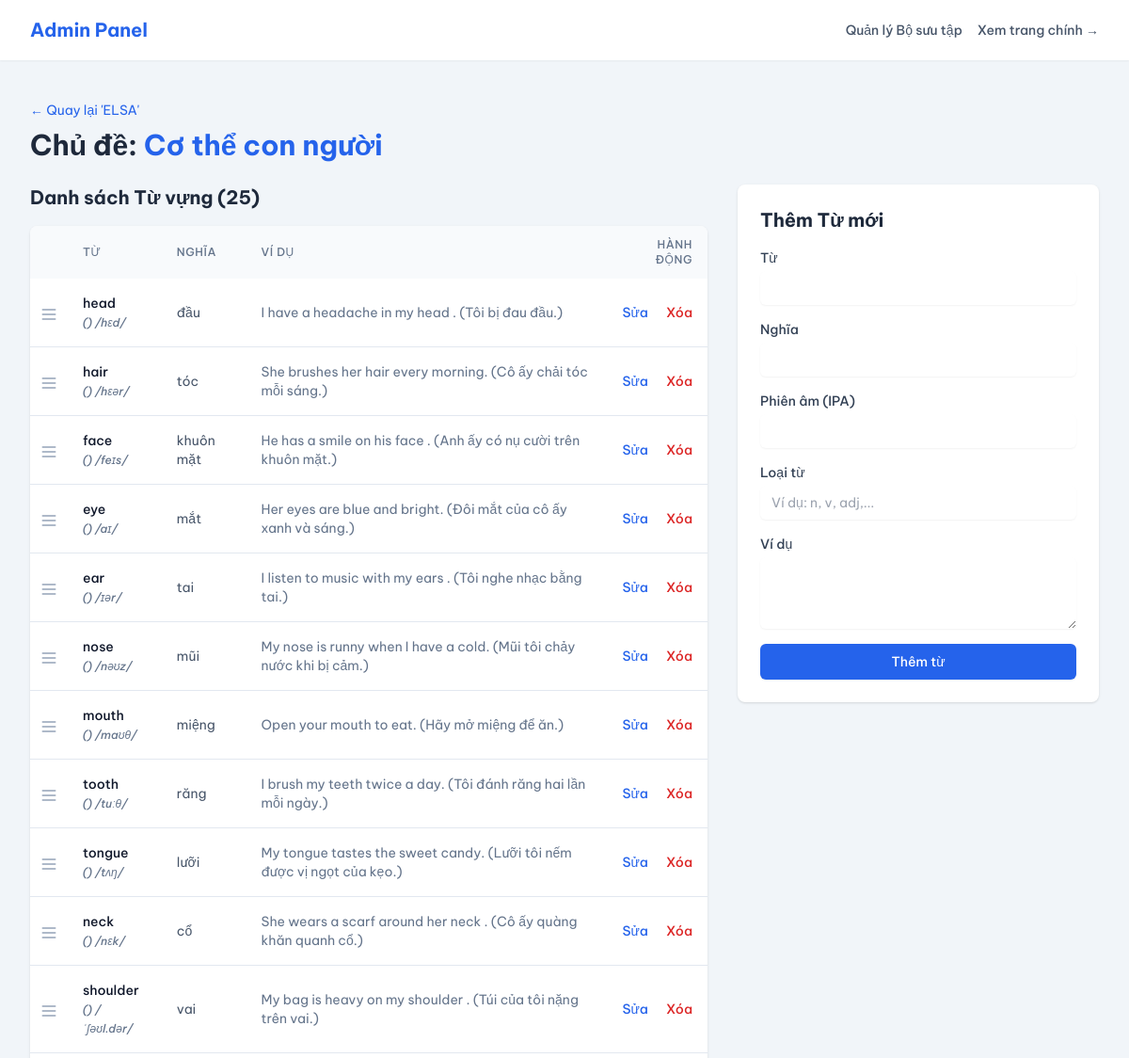
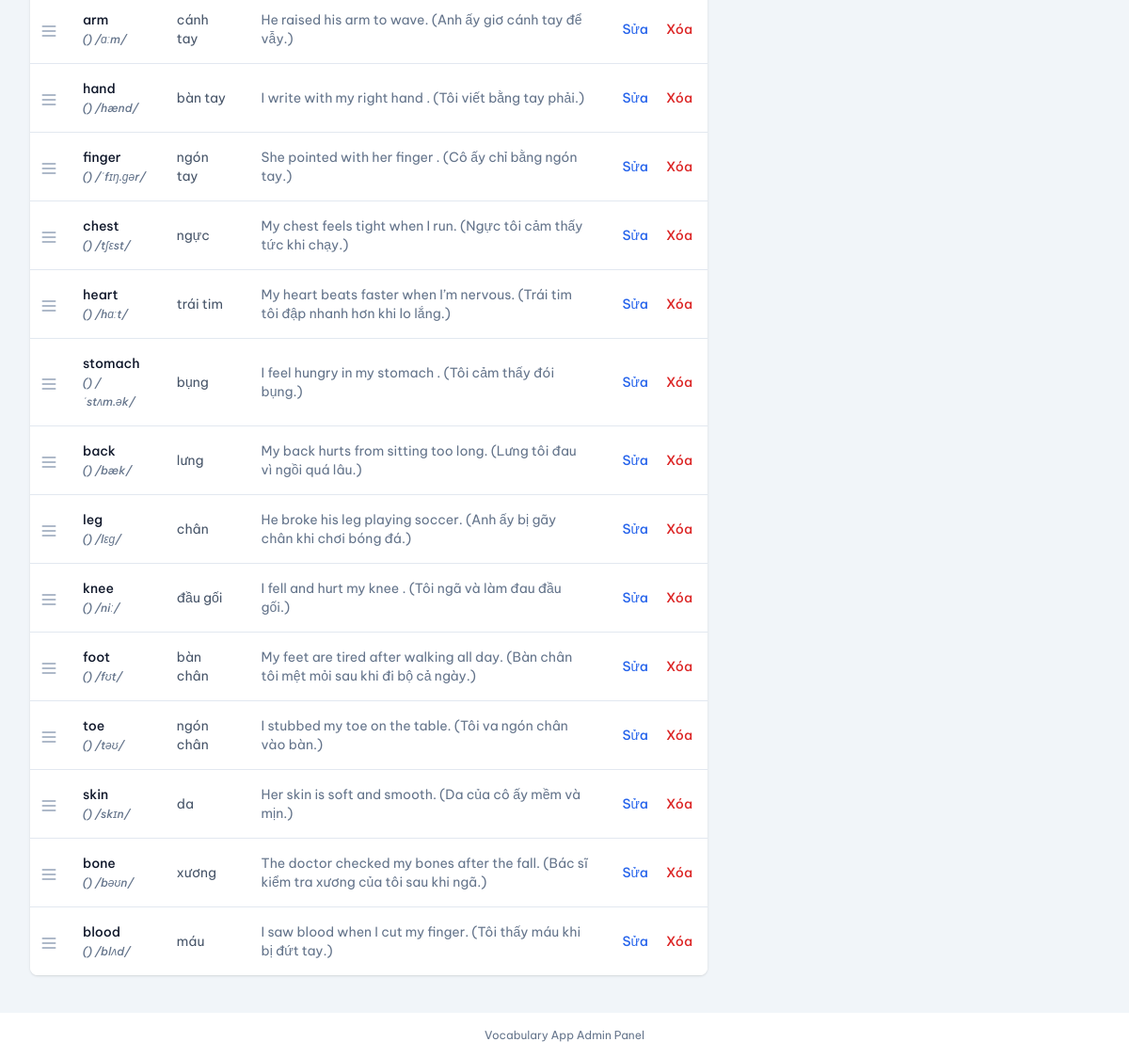
Page /admin/topic/1/words on the committed database (2 pictures, top to bottom).
### tables this page shows
CREATE TABLE collections (
            id INTEGER PRIMARY KEY AUTOINCREMENT,
            name TEXT NOT NULL UNIQUE,
            created_at TIMESTAMP DEFAULT CURRENT_TIMESTAMP,
            is_visible INTEGER NOT NULL DEFAULT 1
        );

CREATE TABLE topics (
            id INTEGER PRIMARY KEY AUTOINCREMENT,
            name TEXT NOT NULL,
            category TEXT NOT NULL,
            position INTEGER,
            collection_id INTEGER NOT NULL,
            FOREIGN KEY (collection_id) REFERENCES collections (id) ON DELETE CASCADE
        );

CREATE TABLE words (
            id INTEGER PRIMARY KEY AUTOINCREMENT,
            topic_id INTEGER NOT NULL,
            word TEXT NOT NULL,
            ipa TEXT,
            type TEXT,
            meaning TEXT NOT NULL,
            example TEXT,
            position INTEGER,
            FOREIGN KEY (topic_id) REFERENCES topics (id) ON DELETE CASCADE
        );

### app/admin/routes.py (the view)
@bp.route('/topic/<int:topic_id>/words')
def manage_words(topic_id):
    conn = get_db_connection()
    topic = conn.execute('SELECT t.*, c.name as collection_name FROM topics t JOIN collections c ON t.collection_id = c.id WHERE t.id = ?', (topic_id,)).fetchone()
    if topic is None:
        flash('Chủ đề không tồn tại.', 'error')
        return redirect(url_for('admin.manage_collections'))
    words = conn.execute('SELECT * FROM words WHERE topic_id = ? ORDER BY position, id', (topic_id,)).fetchall()
    conn.close()
    return render_template('admin/manage_words.html', topic=topic, words=words)

### app/admin/routes.py (called while the page is built)
def get_db_connection():
    db_path = current_app.instance_path + '/vocabulary.db'
    conn = sqlite3.connect(db_path)
    conn.row_factory = sqlite3.Row
    conn.execute("PRAGMA foreign_keys = ON")
    return conn

### app/templates/admin/manage_words.html (shortened to what this page needs)
{% extends 'admin/layout.html' %}
{% block content %}
<div class="mb-6">
    <a href="{{ url_for('admin.manage_topics', collection_id=topic.collection_id) }}" class="text-sm text-blue-600 hover:underline">← Quay lại '{{ topic.collection_name }}'</a>
    <h1 class="text-3xl font-bold text-slate-800 mt-2">Chủ đề: <span class="text-blue-600">{{ topic.name }}</span></h1>
</div>
<div class="flex flex-col lg:flex-row gap-8">
    <div class="flex-grow">
        <h2 class="text-xl font-bold text-slate-800 mb-4">Danh sách Từ vựng ({{ words|length }})</h2>
        <div class="bg-white rounded-lg shadow overflow-hidden">
            <div class="overflow-x-auto">
                <table class="min-w-full">
                    <thead class="bg-slate-50">
                        <tr>
                            <th class="px-2 py-3 w-10 text-center"></th>
                            <th class="px-4 py-3 text-left text-xs font-medium text-slate-500 uppercase tracking-wider">Từ</th>
                            <th class="px-4 py-3 text-left text-xs font-medium text-slate-500 uppercase tracking-wider">Nghĩa</th>
                            <th class="px-4 py-3 text-left text-xs font-medium text-slate-500 uppercase tracking-wider">Ví dụ</th>
                            <th class="px-4 py-3 text-right text-xs font-medium text-slate-500 uppercase tracking-wider">Hành động</th>
                        </tr>
                    </thead>
                    <tbody id="sortable-words" class="bg-white divide-y divide-slate-200">
                        {% for word in words %}
                        <tr data-id="{{ word.id }}">
                            <td class="px-2 py-4 text-center text-slate-400 grabber">
                                <svg xmlns="http://www.w3.org/2000/svg" class="h-5 w-5 inline-block" fill="none" viewBox="0 0 24 24" stroke="currentColor" stroke-width="2">
                                  <path stroke-linecap="round" stroke-linejoin="round" d="M4 6h16M4 12h16M4 18h16" />
                                </svg>
                            </td>
                            <td class="px-4 py-4 text-sm font-medium text-slate-900">{{ word.word }}<br><span class="text-xs text-slate-500 italic">({{ word.type }}) {{ word.ipa }}</span></td>
                            <td class="px-4 py-4 text-sm text-slate-600">{{ word.meaning }}</td>
                            <td class="px-4 py-4 text-sm text-slate-500">{{ word.example }}</td>
                            <td class="px-4 py-4 whitespace-nowrap text-right text-sm font-medium space-x-4">
                                <a href="{{ url_for('admin.edit_word', word_id=word.id) }}" class="text-blue-600 hover:text-blue-800 font-medium">Sửa</a>
                                <form action="{{ url_for('admin.delete_word', word_id=word.id) }}" method="post" class="inline" onsubmit="return confirm('Bạn có chắc chắn muốn xóa từ này?');">
                                    <button type="submit" class="text-red-600 hover:text-red-800 font-medium">Xóa</button>
                                </form>
                            </td>
                        </tr>
                        {% else %}
                        <tr><td colspan="5" class="px-6 py-8 text-center text-slate-500">Chưa có từ vựng nào trong chủ đề này.</td></tr>
                        {% endfor %}
                    </tbody>
                </table>
            </div>
        </div>
    </div>
    <div class="lg:w-96 lg:flex-shrink-0">
        <div class="bg-white p-6 rounded-lg shadow sticky top-24">
            <h2 class="text-xl font-bold text-slate-800 mb-4">Thêm Từ mới</h2>
            <form action="{{ url_for('admin.add_word', topic_id=topic.id) }}" method="post" class="space-y-4">
                <div>
                    <label for="word-desktop" class="block text-sm font-medium text-slate-700">Từ</label>
                    <input type="text" name="word" id="word-desktop" required class="mt-1 block w-full border-slate-300 rounded-md shadow-sm py-2 px-3 focus:outline-none focus:ring-2 focus:ring-blue-500 focus:border-blue-500 sm:text-sm">
                </div>
                <div>
                    <label for="meaning-desktop" class="block text-sm font-medium text-slate-700">Nghĩa</label>
                    <input type="text" name="meaning" id="meaning-desktop" required class="mt-1 block w-full border-slate-300 rounded-md shadow-sm py-2 px-3 focus:outline-none focus:ring-2 focus:ring-blue-500 focus:border-blue-500 sm:text-sm">
                </div>
                <div>
                    <label for="ipa-desktop" class="block text-sm font-medium text-slate-700">Phiên âm (IPA)</label>
                    <input type="text" name="ipa" id="ipa-desktop" class="mt-1 block w-full border-slate-300 rounded-md shadow-sm py-2 px-3 focus:outline-none focus:ring-2 focus:ring-blue-500 focus:border-blue-500 sm:text-sm">
                </div>
                <div>
                    <label for="type-desktop" class="block text-sm font-medium text-slate-700">Loại từ</label>
                    <input type="text" name="type" id="type-desktop" placeholder="Ví dụ: n, v, adj,..." class="mt-1 block w-full border-slate-300 rounded-md shadow-sm py-2 px-3 focus:outline-none focus:ring-2 focus:ring-blue-500 focus:border-blue-500 sm:text-sm">
                </div>
                <div>
                    <label for="example-desktop" class="block text-sm font-medium text-slate-700">Ví dụ</label>
                    <textarea name="example" id="example-desktop" rows="3" class="mt-1 block w-full border-slate-300 rounded-md shadow-sm py-2 px-3 focus:outline-none focus:ring-2 focus:ring-blue-500 focus:border-blue-500 sm:text-sm"></textarea>
                </div>
                <div>
                    <button type="submit" class="w-full flex justify-center py-2 px-4 border border-transparent rounded-md shadow-sm text-sm font-medium text-white bg-blue-600 hover:bg-blue-700 focus:outline-none focus:ring-2 focus:ring-offset-2 focus:ring-blue-500">Thêm từ</button>
                </div>
            </form>
        </div>
    </div>
</div>
{% endblock %}

### app/templates/admin/layout.html (style rules this page uses)
body { font-family: 'Be Vietnam Pro', sans-serif; }
.grabber { cursor: grab; }

### rows in the picture
collections: collection_name "ELSA"
topics: name "Cơ thể con người"
words: word "head", ipa "/hɛd/", meaning "đầu", example "I have a headache in my head . (Tôi bị đau đầu.)"
words: word "hair", ipa "/hɛər/", meaning "tóc", example "She brushes her hair every morning. (Cô ấy chải tóc mỗi sáng.)"
words: word "face", ipa "/feɪs/", meaning "khuôn mặt", example "He has a smile on his face . (Anh ấy có nụ cười trên khuôn mặt.)"
words: word "eye", ipa "/aɪ/", meaning "mắt", example "Her eyes are blue and bright. (Đôi mắt của cô ấy xanh và sáng.)"
words: word "ear", ipa "/ɪər/", meaning "tai", example "I listen to music with my ears . (Tôi nghe nhạc bằng tai.)"
words: word "nose", ipa "/nəʊz/", meaning "mũi", example "My nose is runny when I have a cold. (Mũi tôi chảy nước khi bị cảm.)"
words: word "mouth", ipa "/maʊθ/", meaning "miệng", example "Open your mouth to eat. (Hãy mở miệng để ăn.)"
words: word "tooth", ipa "/tuːθ/", meaning "răng", example "I brush my teeth twice a day. (Tôi đánh răng hai lần mỗi ngày.)"
words: word "tongue", ipa "/tʌŋ/", meaning "lưỡi", example "My tongue tastes the sweet candy. (Lưỡi tôi nếm được vị ngọt của kẹo.)"
words: word "neck", ipa "/nɛk/", meaning "cổ", example "She wears a scarf around her neck . (Cô ấy quàng khăn quanh cổ.)"
words: word "shoulder", ipa "/ˈʃəʊl.dər/", meaning "vai", example "My bag is heavy on my shoulder . (Túi của tôi nặng trên vai.)"
words: word "arm", ipa "/ɑːm/", meaning "cánh tay", example "He raised his arm to wave. (Anh ấy giơ cánh tay để vẫy.)"
words: word "hand", ipa "/hænd/", meaning "bàn tay", example "I write with my right hand . (Tôi viết bằng tay phải.)"
words: word "finger", ipa "/ˈfɪŋ.ɡər/", meaning "ngón tay", example "She pointed with her finger . (Cô ấy chỉ bằng ngón tay.)"
words: word "chest", ipa "/tʃɛst/", meaning "ngực", example "My chest feels tight when I run. (Ngực tôi cảm thấy tức khi chạy.)"
words: word "heart", ipa "/hɑːt/", meaning "trái tim", example "My heart beats faster when I’m nervous. (Trái tim tôi đập nhanh hơn khi lo lắng.)"
words: word "stomach", ipa "/ˈstʌm.ək/", meaning "bụng", example "I feel hungry in my stomach . (Tôi cảm thấy đói bụng.)"
words: word "back", ipa "/bæk/", meaning "lưng", example "My back hurts from sitting too long. (Lưng tôi đau vì ngồi quá lâu.)"
words: word "leg", ipa "/lɛɡ/", meaning "chân", example "He broke his leg playing soccer. (Anh ấy bị gãy chân khi chơi bóng đá.)"
words: word "knee", ipa "/niː/", meaning "đầu gối", example "I fell and hurt my knee . (Tôi ngã và làm đau đầu gối.)"
words: word "foot", ipa "/fʊt/", meaning "bàn chân", example "My feet are tired after walking all day. (Bàn chân tôi mệt mỏi sau khi đi bộ cả ngày.)"
words: word "toe", ipa "/təʊ/", meaning "ngón chân", example "I stubbed my toe on the table. (Tôi va ngón chân vào bàn.)"
words: word "skin", ipa "/skɪn/", meaning "da", example "Her skin is soft and smooth. (Da của cô ấy mềm và mịn.)"
words: word "bone", ipa "/bəʊn/", meaning "xương", example "The doctor checked my bones after the fall. (Bác sĩ kiểm tra xương của tôi sau khi ngã.)"
words: word "blood", ipa "/blʌd/", meaning "máu", example "I saw blood when I cut my finger. (Tôi thấy máu khi bị đứt tay.)"

### other values in the picture
{{ words|length }} "25"
